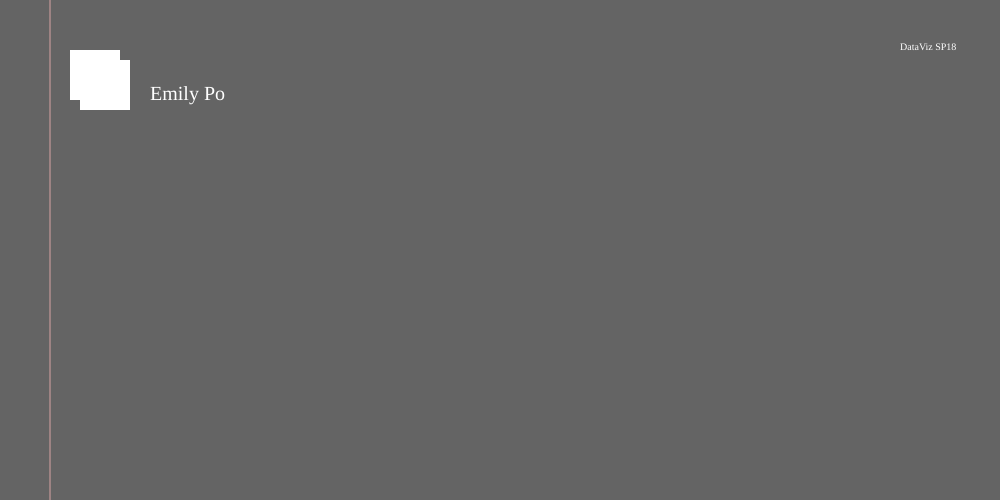
Frame 1 (no input)
Frame 60 (no input): identical to frame 1, image omitted
Frame 120 (the mouse pressed at the canvas centre since frame 60): identical to frame 1, image omitted

The p5.js sketch that drew this single still picture (run headless with seeded random() and noise() and a simulated clock; from frame 60 on, the mouse is pressed at the canvas centre):

// p5.js sketch
// ── sketch.js

function setup() {
  createCanvas(1000, 500);
  background (0);
}

function draw() {
  background(100);
  stroke(216, 163, 163);
  strokeWeight(1);
  line(50, 0, 50, 1000);
  noStroke();
  textSize(20);
  fill(255);
  textFont('Futura PT');
  text('Emily Po', 150, 100);
  fill(255);
  textSize(10);
  textFont('Futura PT');
  text('DataViz SP18', 900, 50);
  rect(70, 50, 50, 50);
  translate(10 ,10);
  rect(70, 50, 50, 50);
}
